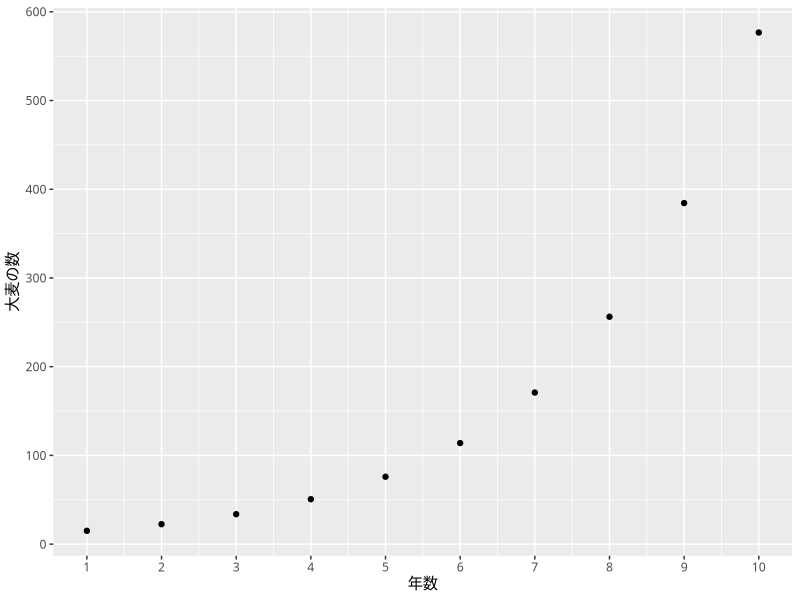
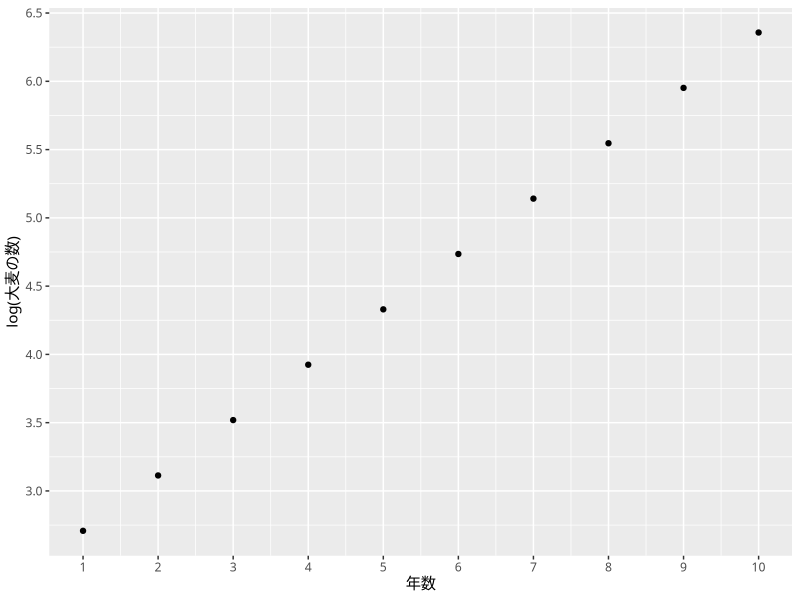

These figures' R source, in order:
## ---- chunk 1
knitr::opts_chunk$set(echo = TRUE, 
                      tidy.opts = list(width.cutoff = 60),
                      tidy = TRUE, 
                      out.width = '95%')

## ---- chunk 2
htmltools::tagList(rmarkdown::html_dependency_font_awesome())
## ---- chunk 3
library(highr)
library(ggplot2)
old = theme_set(theme_gray(base_family = "HiraKakuProN-W3"))
## ---- chunk 4
# 指数関数的成長: 10年後の大麦の数はいくつだろう。
time <- 1:10 # the time period,
r <- 0.5 # the growth rate.
a <- 10 # the initial amount
y <- a * (1 + r) ^ time # (1+r) is the growth factor
# create an index vector with seq_along
plt <- qplot(seq_along(y), y, xlab = "年数", ylab = "大麦の数")
plt + scale_y_continuous(breaks = seq(0, 1000, by = 100)) +
scale_x_continuous(breaks = seq(0, 10, by = 1))
## ---- chunk 5
plt <- qplot(seq_along(y), log(y), xlab = "年数", ylab = "log(大麦の数)")
plt + scale_y_continuous(breaks = seq(1, 6.5, by = 0.5)) +
  scale_x_continuous(breaks = seq(0, 10, by = 1))
